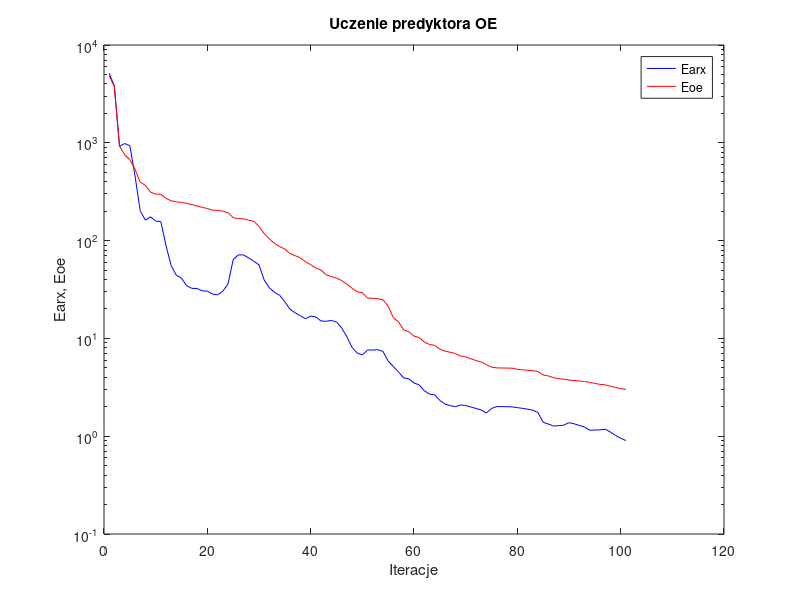
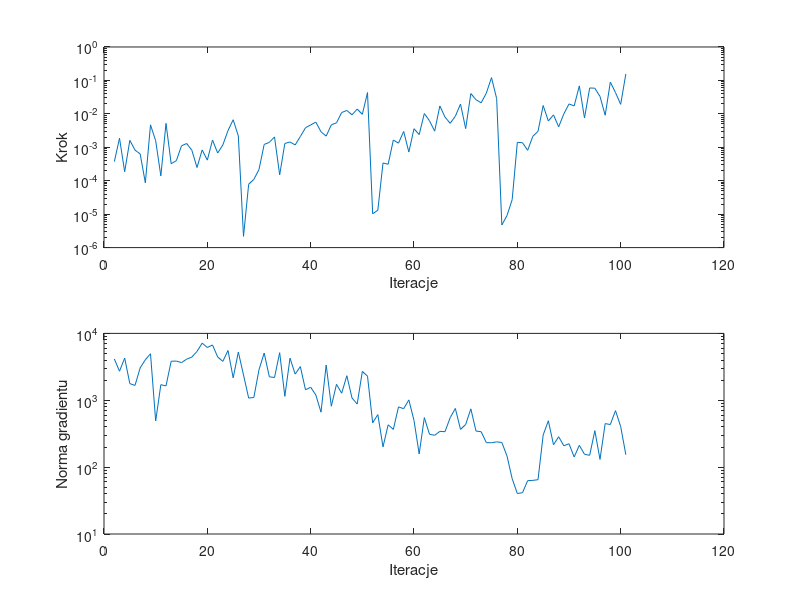

Recreate these plots in MATLAB, in order.
%uczenie predyktora oe
clear all;
n=0; farx(n+1)=5.139390e+003; foe(n+1)=4.841879e+003; wspucz(n+1)=0.000000e+000; ng(n+1)=0.000000e+000;
%odnowa zmiennej metryki
n=1; farx(n+1)=3.819695e+003; foe(n+1)=3.750225e+003; krok(n+1)=3.735658e-004; ng(n+1)=4.145207e+003;
n=2; farx(n+1)=9.192221e+002; foe(n+1)=9.308507e+002; krok(n+1)=1.870456e-003; ng(n+1)=2.718767e+003;
n=3; farx(n+1)=9.833648e+002; foe(n+1)=7.525138e+002; krok(n+1)=1.858436e-004; ng(n+1)=4.276872e+003;
n=4; farx(n+1)=9.356856e+002; foe(n+1)=6.717299e+002; krok(n+1)=1.612540e-003; ng(n+1)=1.773445e+003;
n=5; farx(n+1)=4.599085e+002; foe(n+1)=5.379430e+002; krok(n+1)=8.259539e-004; ng(n+1)=1.667632e+003;
n=6; farx(n+1)=2.021078e+002; foe(n+1)=3.957520e+002; krok(n+1)=6.326141e-004; ng(n+1)=3.043946e+003;
n=7; farx(n+1)=1.619494e+002; foe(n+1)=3.673555e+002; krok(n+1)=8.669030e-005; ng(n+1)=4.036143e+003;
n=8; farx(n+1)=1.750107e+002; foe(n+1)=3.133183e+002; krok(n+1)=4.689265e-003; ng(n+1)=4.960546e+003;
n=9; farx(n+1)=1.585958e+002; foe(n+1)=2.989308e+002; krok(n+1)=1.568736e-003; ng(n+1)=4.896538e+002;
n=10; farx(n+1)=1.559888e+002; foe(n+1)=2.978191e+002; krok(n+1)=1.395032e-004; ng(n+1)=1.709087e+003;
n=11; farx(n+1)=8.897125e+001; foe(n+1)=2.703175e+002; krok(n+1)=5.186798e-003; ng(n+1)=1.640448e+003;
n=12; farx(n+1)=5.539988e+001; foe(n+1)=2.553208e+002; krok(n+1)=3.229906e-004; ng(n+1)=3.835183e+003;
n=13; farx(n+1)=4.424021e+001; foe(n+1)=2.493028e+002; krok(n+1)=3.968650e-004; ng(n+1)=3.851445e+003;
n=14; farx(n+1)=4.130810e+001; foe(n+1)=2.453412e+002; krok(n+1)=1.108189e-003; ng(n+1)=3.661067e+003;
n=15; farx(n+1)=3.460059e+001; foe(n+1)=2.408449e+002; krok(n+1)=1.297613e-003; ng(n+1)=4.120691e+003;
n=16; farx(n+1)=3.247052e+001; foe(n+1)=2.336291e+002; krok(n+1)=8.178849e-004; ng(n+1)=4.422712e+003;
n=17; farx(n+1)=3.239120e+001; foe(n+1)=2.256189e+002; krok(n+1)=2.483261e-004; ng(n+1)=5.375396e+003;
n=18; farx(n+1)=3.062417e+001; foe(n+1)=2.189802e+002; krok(n+1)=8.336543e-004; ng(n+1)=7.144059e+003;
n=19; farx(n+1)=3.047710e+001; foe(n+1)=2.126490e+002; krok(n+1)=4.129769e-004; ng(n+1)=6.151410e+003;
n=20; farx(n+1)=2.840484e+001; foe(n+1)=2.051393e+002; krok(n+1)=1.651908e-003; ng(n+1)=6.711289e+003;
n=21; farx(n+1)=2.786846e+001; foe(n+1)=2.034902e+002; krok(n+1)=6.727176e-004; ng(n+1)=4.445712e+003;
n=22; farx(n+1)=3.040316e+001; foe(n+1)=2.002349e+002; krok(n+1)=1.175649e-003; ng(n+1)=3.816510e+003;
n=23; farx(n+1)=3.594657e+001; foe(n+1)=1.925999e+002; krok(n+1)=3.151553e-003; ng(n+1)=5.551407e+003;
n=24; farx(n+1)=6.389960e+001; foe(n+1)=1.720147e+002; krok(n+1)=6.669234e-003; ng(n+1)=2.164599e+003;
n=25; farx(n+1)=7.153473e+001; foe(n+1)=1.674958e+002; krok(n+1)=2.176307e-003; ng(n+1)=5.257548e+003;
%odnowa zmiennej metryki
n=26; farx(n+1)=7.136507e+001; foe(n+1)=1.668104e+002; krok(n+1)=2.171597e-006; ng(n+1)=2.389167e+003;
n=27; farx(n+1)=6.650569e+001; foe(n+1)=1.620339e+002; krok(n+1)=7.868993e-005; ng(n+1)=1.077900e+003;
n=28; farx(n+1)=6.152714e+001; foe(n+1)=1.575055e+002; krok(n+1)=1.093495e-004; ng(n+1)=1.101997e+003;
n=29; farx(n+1)=5.651881e+001; foe(n+1)=1.400602e+002; krok(n+1)=2.171131e-004; ng(n+1)=2.861238e+003;
n=30; farx(n+1)=3.954026e+001; foe(n+1)=1.183208e+002; krok(n+1)=1.215721e-003; ng(n+1)=5.084539e+003;
n=31; farx(n+1)=3.295866e+001; foe(n+1)=1.040721e+002; krok(n+1)=1.402081e-003; ng(n+1)=2.243983e+003;
n=32; farx(n+1)=2.961080e+001; foe(n+1)=9.358085e+001; krok(n+1)=2.040296e-003; ng(n+1)=2.190350e+003;
n=33; farx(n+1)=2.759785e+001; foe(n+1)=8.690333e+001; krok(n+1)=1.497533e-004; ng(n+1)=5.146381e+003;
n=34; farx(n+1)=2.367684e+001; foe(n+1)=8.193157e+001; krok(n+1)=1.300172e-003; ng(n+1)=1.145458e+003;
n=35; farx(n+1)=1.986543e+001; foe(n+1)=7.370857e+001; krok(n+1)=1.441974e-003; ng(n+1)=4.258127e+003;
n=36; farx(n+1)=1.826720e+001; foe(n+1)=7.009757e+001; krok(n+1)=1.176191e-003; ng(n+1)=2.461228e+003;
n=37; farx(n+1)=1.704453e+001; foe(n+1)=6.668713e+001; krok(n+1)=2.095809e-003; ng(n+1)=3.189888e+003;
n=38; farx(n+1)=1.590917e+001; foe(n+1)=6.093611e+001; krok(n+1)=3.851383e-003; ng(n+1)=1.433745e+003;
n=39; farx(n+1)=1.692797e+001; foe(n+1)=5.673815e+001; krok(n+1)=4.663178e-003; ng(n+1)=1.566783e+003;
n=40; farx(n+1)=1.658213e+001; foe(n+1)=5.238245e+001; krok(n+1)=5.654998e-003; ng(n+1)=1.198760e+003;
n=41; farx(n+1)=1.507109e+001; foe(n+1)=5.000269e+001; krok(n+1)=2.909519e-003; ng(n+1)=6.635446e+002;
n=42; farx(n+1)=1.496384e+001; foe(n+1)=4.466350e+001; krok(n+1)=2.157951e-003; ng(n+1)=3.370125e+003;
n=43; farx(n+1)=1.526147e+001; foe(n+1)=4.283015e+001; krok(n+1)=4.704763e-003; ng(n+1)=8.138837e+002;
n=44; farx(n+1)=1.470352e+001; foe(n+1)=4.138679e+001; krok(n+1)=5.400718e-003; ng(n+1)=1.732372e+003;
n=45; farx(n+1)=1.281054e+001; foe(n+1)=3.899101e+001; krok(n+1)=1.095618e-002; ng(n+1)=1.274291e+003;
n=46; farx(n+1)=1.039593e+001; foe(n+1)=3.598732e+001; krok(n+1)=1.263902e-002; ng(n+1)=2.329162e+003;
n=47; farx(n+1)=8.097537e+000; foe(n+1)=3.255168e+001; krok(n+1)=9.367765e-003; ng(n+1)=1.081972e+003;
n=48; farx(n+1)=7.081007e+000; foe(n+1)=2.995127e+001; krok(n+1)=1.388291e-002; ng(n+1)=8.773133e+002;
n=49; farx(n+1)=6.775026e+000; foe(n+1)=2.925761e+001; krok(n+1)=9.690117e-003; ng(n+1)=2.699869e+003;
n=50; farx(n+1)=7.615476e+000; foe(n+1)=2.586766e+001; krok(n+1)=4.331299e-002; ng(n+1)=2.293503e+003;
%odnowa zmiennej metryki
n=51; farx(n+1)=7.600044e+000; foe(n+1)=2.573885e+001; krok(n+1)=1.023989e-005; ng(n+1)=4.596489e+002;
n=52; farx(n+1)=7.671194e+000; foe(n+1)=2.543583e+001; krok(n+1)=1.313918e-005; ng(n+1)=6.104470e+002;
n=53; farx(n+1)=7.355511e+000; foe(n+1)=2.480153e+001; krok(n+1)=3.395966e-004; ng(n+1)=2.007836e+002;
n=54; farx(n+1)=5.884119e+000; foe(n+1)=2.131188e+001; krok(n+1)=3.109358e-004; ng(n+1)=4.300323e+002;
n=55; farx(n+1)=5.157878e+000; foe(n+1)=1.628969e+001; krok(n+1)=1.651654e-003; ng(n+1)=3.665730e+002;
n=56; farx(n+1)=4.537315e+000; foe(n+1)=1.474933e+001; krok(n+1)=1.330026e-003; ng(n+1)=7.957962e+002;
n=57; farx(n+1)=3.945206e+000; foe(n+1)=1.221694e+001; krok(n+1)=2.983603e-003; ng(n+1)=7.473696e+002;
n=58; farx(n+1)=3.863162e+000; foe(n+1)=1.169110e+001; krok(n+1)=7.209870e-004; ng(n+1)=1.012033e+003;
n=59; farx(n+1)=3.509873e+000; foe(n+1)=1.054503e+001; krok(n+1)=3.595838e-003; ng(n+1)=4.985810e+002;
n=60; farx(n+1)=3.347631e+000; foe(n+1)=1.020105e+001; krok(n+1)=2.397584e-003; ng(n+1)=1.577188e+002;
n=61; farx(n+1)=2.914263e+000; foe(n+1)=9.187809e+000; krok(n+1)=1.023953e-002; ng(n+1)=5.500721e+002;
n=62; farx(n+1)=2.694202e+000; foe(n+1)=8.655482e+000; krok(n+1)=6.192369e-003; ng(n+1)=3.099784e+002;
n=63; farx(n+1)=2.648623e+000; foe(n+1)=8.497610e+000; krok(n+1)=3.040595e-003; ng(n+1)=2.995019e+002;
n=64; farx(n+1)=2.319710e+000; foe(n+1)=7.780167e+000; krok(n+1)=1.725161e-002; ng(n+1)=3.425653e+002;
n=65; farx(n+1)=2.133254e+000; foe(n+1)=7.403645e+000; krok(n+1)=8.009570e-003; ng(n+1)=3.387934e+002;
n=66; farx(n+1)=2.054226e+000; foe(n+1)=7.218699e+000; krok(n+1)=5.214412e-003; ng(n+1)=5.489097e+002;
n=67; farx(n+1)=2.006150e+000; foe(n+1)=7.007357e+000; krok(n+1)=8.483440e-003; ng(n+1)=7.544248e+002;
n=68; farx(n+1)=2.085042e+000; foe(n+1)=6.595297e+000; krok(n+1)=1.961666e-002; ng(n+1)=3.667171e+002;
n=69; farx(n+1)=2.060646e+000; foe(n+1)=6.498790e+000; krok(n+1)=3.621201e-003; ng(n+1)=4.341872e+002;
n=70; farx(n+1)=1.989981e+000; foe(n+1)=6.190328e+000; krok(n+1)=4.048730e-002; ng(n+1)=7.440026e+002;
n=71; farx(n+1)=1.922737e+000; foe(n+1)=5.933690e+000; krok(n+1)=2.642647e-002; ng(n+1)=3.464211e+002;
n=72; farx(n+1)=1.853962e+000; foe(n+1)=5.743942e+000; krok(n+1)=2.142359e-002; ng(n+1)=3.384853e+002;
n=73; farx(n+1)=1.728547e+000; foe(n+1)=5.407086e+000; krok(n+1)=4.171622e-002; ng(n+1)=2.324056e+002;
n=74; farx(n+1)=1.920582e+000; foe(n+1)=5.080433e+000; krok(n+1)=1.214664e-001; ng(n+1)=2.315906e+002;
n=75; farx(n+1)=2.009448e+000; foe(n+1)=4.998339e+000; krok(n+1)=2.847182e-002; ng(n+1)=2.386248e+002;
%odnowa zmiennej metryki
n=76; farx(n+1)=2.008067e+000; foe(n+1)=4.982389e+000; krok(n+1)=4.732283e-006; ng(n+1)=2.337138e+002;
n=77; farx(n+1)=2.002037e+000; foe(n+1)=4.969982e+000; krok(n+1)=9.098641e-006; ng(n+1)=1.465757e+002;
n=78; farx(n+1)=1.994039e+000; foe(n+1)=4.962831e+000; krok(n+1)=2.713913e-005; ng(n+1)=6.712722e+001;
n=79; farx(n+1)=1.958495e+000; foe(n+1)=4.828244e+000; krok(n+1)=1.409080e-003; ng(n+1)=4.032828e+001;
n=80; farx(n+1)=1.927761e+000; foe(n+1)=4.770193e+000; krok(n+1)=1.369522e-003; ng(n+1)=4.143550e+001;
n=81; farx(n+1)=1.889165e+000; foe(n+1)=4.727743e+000; krok(n+1)=8.132823e-004; ng(n+1)=6.276168e+001;
n=82; farx(n+1)=1.842701e+000; foe(n+1)=4.677916e+000; krok(n+1)=2.133311e-003; ng(n+1)=6.338148e+001;
n=83; farx(n+1)=1.746455e+000; foe(n+1)=4.582834e+000; krok(n+1)=2.999882e-003; ng(n+1)=6.490112e+001;
n=84; farx(n+1)=1.385894e+000; foe(n+1)=4.223674e+000; krok(n+1)=1.775074e-002; ng(n+1)=3.022782e+002;
n=85; farx(n+1)=1.332004e+000; foe(n+1)=4.130601e+000; krok(n+1)=6.118798e-003; ng(n+1)=4.934052e+002;
n=86; farx(n+1)=1.270399e+000; foe(n+1)=3.975086e+000; krok(n+1)=9.307204e-003; ng(n+1)=2.158463e+002;
n=87; farx(n+1)=1.281160e+000; foe(n+1)=3.865072e+000; krok(n+1)=4.090464e-003; ng(n+1)=2.847026e+002;
n=88; farx(n+1)=1.299158e+000; foe(n+1)=3.826770e+000; krok(n+1)=1.000091e-002; ng(n+1)=2.084075e+002;
n=89; farx(n+1)=1.375097e+000; foe(n+1)=3.751725e+000; krok(n+1)=1.977759e-002; ng(n+1)=2.237785e+002;
n=90; farx(n+1)=1.338872e+000; foe(n+1)=3.706154e+000; krok(n+1)=1.726831e-002; ng(n+1)=1.418523e+002;
n=91; farx(n+1)=1.288408e+000; foe(n+1)=3.661922e+000; krok(n+1)=6.864555e-002; ng(n+1)=2.118423e+002;
n=92; farx(n+1)=1.242901e+000; foe(n+1)=3.634909e+000; krok(n+1)=7.505960e-003; ng(n+1)=1.557208e+002;
n=93; farx(n+1)=1.151640e+000; foe(n+1)=3.550626e+000; krok(n+1)=5.945329e-002; ng(n+1)=1.502601e+002;
n=94; farx(n+1)=1.156098e+000; foe(n+1)=3.467683e+000; krok(n+1)=5.851700e-002; ng(n+1)=3.508872e+002;
n=95; farx(n+1)=1.160321e+000; foe(n+1)=3.389345e+000; krok(n+1)=3.320390e-002; ng(n+1)=1.305126e+002;
n=96; farx(n+1)=1.181101e+000; foe(n+1)=3.346767e+000; krok(n+1)=9.096510e-003; ng(n+1)=4.478401e+002;
n=97; farx(n+1)=1.104330e+000; foe(n+1)=3.250740e+000; krok(n+1)=8.892157e-002; ng(n+1)=4.336149e+002;
n=98; farx(n+1)=1.019936e+000; foe(n+1)=3.151035e+000; krok(n+1)=4.321748e-002; ng(n+1)=6.996646e+002;
n=99; farx(n+1)=9.534831e-001; foe(n+1)=3.070411e+000; krok(n+1)=1.925105e-002; ng(n+1)=4.053851e+002;
n=100; farx(n+1)=9.033526e-001; foe(n+1)=3.002961e+000; krok(n+1)=1.553141e-001; ng(n+1)=1.533779e+002;

figure; semilogy(farx,'b'); hold on; semilogy(foe,'r'); xlabel('Iteracje'); ylabel('Earx, Eoe'); legend('Earx','Eoe'); title('Uczenie predyktora OE');
figure; subplot(2,1,1); semilogy(krok); xlabel('Iteracje'); ylabel('Krok');
subplot(2,1,2); semilogy(ng); xlabel('Iteracje'); ylabel('Norma gradientu');
Earx=farx(n+1)
Eoe=foe(n+1)
